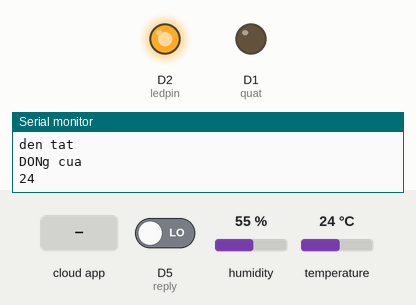
The sketch below on a simulated ESP8266 (NodeMCU). Shown: output pins drawn as LEDs (lit = HIGH), the last lines printed to the serial monitor. The inputs (shaded band) are chosen by the test bench; at power-on: D5 (reply) LOW, humidity 55 %, temperature 24 °C. WiFi joins after 1.5 s; servers stay silent unless stated; the Firebase database answers and starts empty.

Above: at 5.6 s.
5.7 s: the phone or cloud app sets state to 1
At 6.4 s:
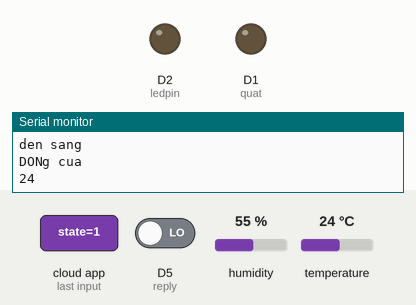
8.0 s: the phone or cloud app sets state to 0
At 9.1 s:
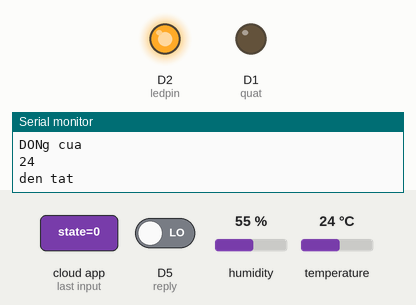
Timing chart, 0 to 11.0 s (numbered marks = the images above; inputs shaded):
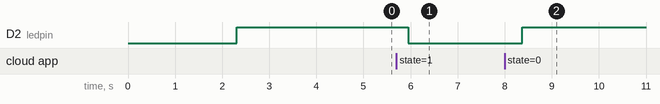

Measured:
- after the input at 5.7 s, D2 (ledpin): HIGH → LOW after 0.25 s
- after the input at 8.0 s, D2 (ledpin): LOW → HIGH after 0.38 s

The sketch:

led_dht.ino
```cpp
#include <ESP8266WiFi.h> //https://github.com/esp8266/Arduino
#include <DNSServer.h>
#include <ESP8266WebServer.h>
#include "WiFiManager.h" //https://github.com/tzapu/WiFiManager
#include <ArduinoJson.h>
#include "FirebaseESP8266.h"
#include "DHT.h"

#define DHTTYPE DHT11 // type of the temperature sensor
const int DHTPin = D3; //--> The pin used for the DHT11 sensor is Pin D1 = GPIO5
DHT dht(DHTPin, DHTTYPE); //--> Initialize DHT sensor, DHT dht(Pin_used, Type_of_DHT_Sensor);

#define FIREBASE_HOST "do-an-1-smart-iot-default-rtdb.firebaseio.com/"
#define FIREBASE_AUTH "AIzaSyB9DcErDtkwtwGogeY3WDyJ27mAK3Uh8x8"

void configModeCallback (WiFiManager *myWiFiManager)
{
  Serial.println("Entered config mode");
  Serial.println(WiFi.softAPIP());
  Serial.println(myWiFiManager->getConfigPortalSSID());
}

FirebaseData firebaseData;
//WIFIClient client;
String path = "users/oP0SU44Wa4TQFnWoaomeIOGTrwm2/homes/474221e0-f454-11ed-ac68-d58cd55e9941/rooms/4ce35330-f454-11ed-ac68-d58cd55e9941/devices";
FirebaseJson json;
const int ledpin = D2;// khai báo chân
const int quat = D1;
//const int button = D1;//khai báo chân
//const int control = D4;
const int reply = D5;
unsigned long t1 = 0;
bool a;
//int q;
bool door;
//int ts;
void setup()
{
  Serial.begin(115200);
  //Khai bao wifiManager
  WiFiManager wifiManager;
  //Setup callback de khoi dong AP voi SSID "ESP+chipID"
  wifiManager.setAPCallback(configModeCallback);
  if (!wifiManager.autoConnect())
  {
    Serial.println("failed to connect and hit timeout");
    //Neu ket noi that bai thi reset
    ESP.reset();
    delay(1000);
  }
  // Thanh cong thi bao ra man hinh
  Serial.println("connected...");

  dht.begin();  //--> Start reading DHT11 sensors
  delay(500);
  pinMode(ledpin, OUTPUT); //ledpin ở chế độ output
  pinMode(quat, OUTPUT); //button ở chế độ input
  //pinMode(control, OUTPUT); //button ở chế độ input
  pinMode(reply, INPUT);
 // pinMode(read , INPUT);
  digitalWrite(ledpin, LOW);
  digitalWrite(quat, LOW);
//  digitalWrite(control, LOW);
  Firebase.begin(FIREBASE_HOST, FIREBASE_AUTH);
  Firebase.reconnectWiFi(true);
  if (!Firebase.beginStream(firebaseData, path))
  {
    Serial.println("REASON: " + firebaseData.errorReason());
    Serial.println();
  }
  Serial.print("Connected with IP: ");
  Serial.println(WiFi.localIP());
  Serial.println();

}
void loop()
{
  if (Firebase.getBool(firebaseData, path + "/a76d1ed0-f454-11ed-bd0e-21ddb9ceac77/state" )) a = firebaseData.boolData();
// Serial.println(c);
 if (a == true)
  {
    digitalWrite(ledpin, LOW);
    Serial.println("den sang");
  }
  else{
    digitalWrite(ledpin, HIGH);
    Serial.println("den tat");

  }
  int c = digitalRead(reply);
  if (c == HIGH){
      Firebase.setBool(firebaseData,path + "/a88f30a0-f454-11ed-bd0e-21ddb9ceac77/state" ,true);
      Serial.println("Mo cua");
  }
  else{
      Firebase.setBool(firebaseData,path + "/a88f30a0-f454-11ed-bd0e-21ddb9ceac77/state" ,false);
      Serial.println("DONg cua");
  }


  int h = dht.readHumidity();
  // Read temperature as Celsius (the default)
  int t = dht.readTemperature();

//   Check if any reads failed and exit early (to try again).
  if (isnan(h) || isnan(t)) {
    Serial.println("Failed to read from DHT sensor !");
    delay(500);
    return;
  }
  Serial.println(t);
  Firebase.setInt(firebaseData,path +"/ash12-may-lanh/temperature" ,t);
  Firebase.setInt(firebaseData,path +"/ash12-may-lanh/humidity" ,h);

}

//#include <ESP8266WiFi.h>
//#include <WiFiManager.h>
//
//void setup() {
//  Serial.begin(115200);
//  delay(1000);
//
//  // Khởi tạo đối tượng WiFiManager
//  WiFiManager wifiManager;
//
//  // Xóa thông tin kết nối Wi-Fi cũ
//  wifiManager.resetSettings();
//
//  Serial.println("Wi-Fi settings cleared!");
//
//  // Tắt nguồn hoặc thực hiện các hành động khác (nếu cần)
//}
//
//void loop() {
//  // Không cần thực hiện gì trong hàm loop
//}
```
